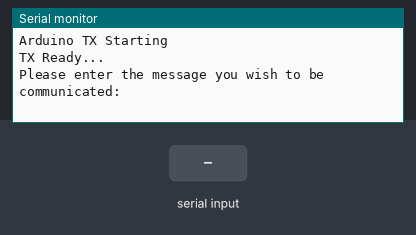
This sketch was run on a simulated Arduino Uno, built with avr-gcc and run on an emulated ATmega328P. Shown: the last lines printed to the serial monitor. Inputs (shaded band) come from the test bench. No radio packets arrive unless stated.

Above: at 1.2 s.
1.3 s: "Message 0\n" received over Serial
At 2.8 s:
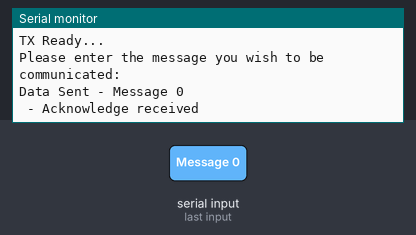
3.8 s: "1" received over Serial
At 5.8 s:
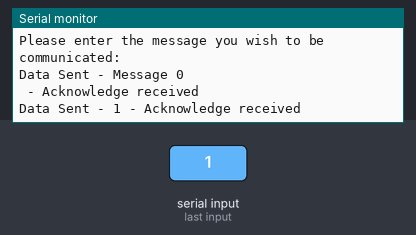

Measured:
- after the input at 1.3 s, the serial monitor: prints a new line after 1.0 s (image 1)
- after the input at 3.8 s, the serial monitor: prints a new line after 1.0 s (image 2)

The sketch:

RF_user_input.ino
```cpp
#include <SPI.h>
#include <nRF24L01.h>
#include <RF24.h>

#define CE_PIN   7
#define CSN_PIN 8

//addresses
const uint64_t pipes[2] = { 0xF0F0F0F0E1LL, 0xF0F0F0F0D2LL };

//setting up nrf24l01 object
RF24 radio(CE_PIN, CSN_PIN);

//char dataToSend[10] = "Message 0";

char dataToSend [32]; //one of the characters needs to be null character to terminate the string

bool rslt = false;

void setup() {
    Serial.begin(115200);

    Serial.println("Arduino TX Starting");

    if (!radio.begin()) {
      Serial.println("Radio not initialized!");
      while (!radio.begin()) {}
    }

    radio.setDataRate( RF24_250KBPS );
    radio.openWritingPipe(pipes[0]);
    radio.openReadingPipe(1,pipes[1]);
    radio.setPALevel(RF24_PA_HIGH);
    radio.setChannel(100);
    radio.powerUp();

    Serial.println("TX Ready...");
    Serial.println("Please enter the message you wish to be communicated: ");
}

void loop() {
  while (Serial.available() == 0) {
  }

  String userInput = Serial.readString();
  //Count the length of string + null character (if we were to convert to char)
  int str_len = userInput.length() + 1;

  if(str_len <= 32){
     userInput.toCharArray(dataToSend, sizeof(dataToSend));

	  //sending message
    rslt = radio.write(&dataToSend, sizeof(dataToSend));

    Serial.print("Data Sent - ");
    Serial.print(userInput);

    if (rslt) {
        Serial.println(" - Acknowledge received");
    } else {
        Serial.println(" - Tx failed");
    }
  } else {
    Serial.println("Message too long, try again");
  }
    //sleeping for 1 second
    delay(1000); //why does it need this delay
}
```
